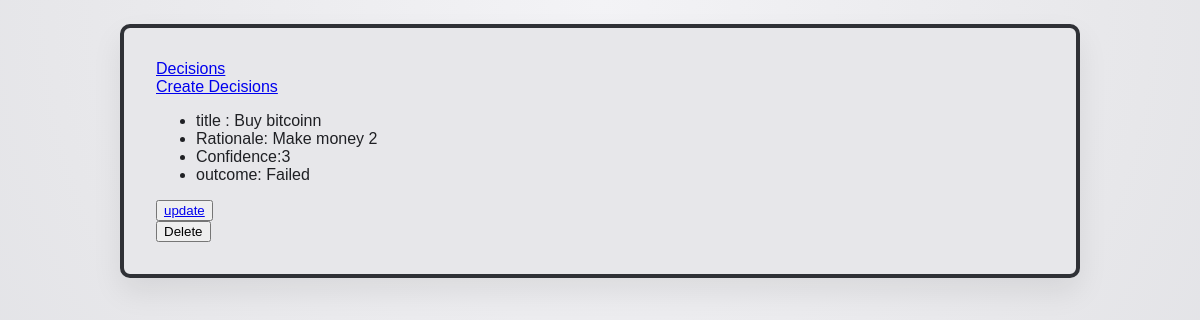
The page /decisions/1 on the database its author committed.
### app.py (models this page shows)
class Decision(db.Model):
    id = db.Column(db.Integer, primary_key=True)
    title = db.Column(db.String(120))
    reason = db.Column(db.String(120))
    confidence_level = db.Column(db.Integer)
    outcome = db.Column(db.String)
    lesson = db.Column(db.Text)
    create_at = db.Column(db.DateTime)

### app.py (the view)
@app.route("/decisions/<int:id>")
def single_decision(id):
    decision = Decision.query.get_or_404(id)
    return render_template("single_decision.html", decision=decision)

### templates/single_decision.html (shortened to what this page needs)
{% extends "base.html" %}
{% block content %}
<ul>
    <li>title : {{decision.title}}</li>
    <li>Rationale: {{decision.reason}}</li>
    <li>Confidence:{{decision.confidence_level}}</li>
    <li>outcome: {{decision.outcome}}</li>
</ul>
<button>
    <a href="{{url_for('update_decision' ,id=decision.id)}}"> update </a> </button>
<form action="{{url_for('delete_decision' ,id=decision.id)}}" , method="post">
    <button type="submit">Delete</button>
</form>
{% endblock %}

### static/styles.css (style rules this page uses)
:root { --bg: #e7e7ea; --panel: #f2f2f4; --ink: #1f2024; --line: #2f3136; --mint: #0e9a73; --gold: #d4a742; --danger: #c34747; }
* { box-sizing: border-box; }
body { margin: 0; font-family: "Trebuchet MS", "Comic Sans MS", sans-serif; color: var(--ink); background: radial-gradient(circle at top, #f3f3f6 0%, var(--bg) 55%, #dcdde2 100%); min-height: 100vh; padding: 1.5rem; }

### templates/base.html (style rules this page uses)
body { background-color: red; }

### rows shown on the page
Decision: title "Buy bitcoinn", reason "Make money 2", confidence_level "3", outcome "Failed"
